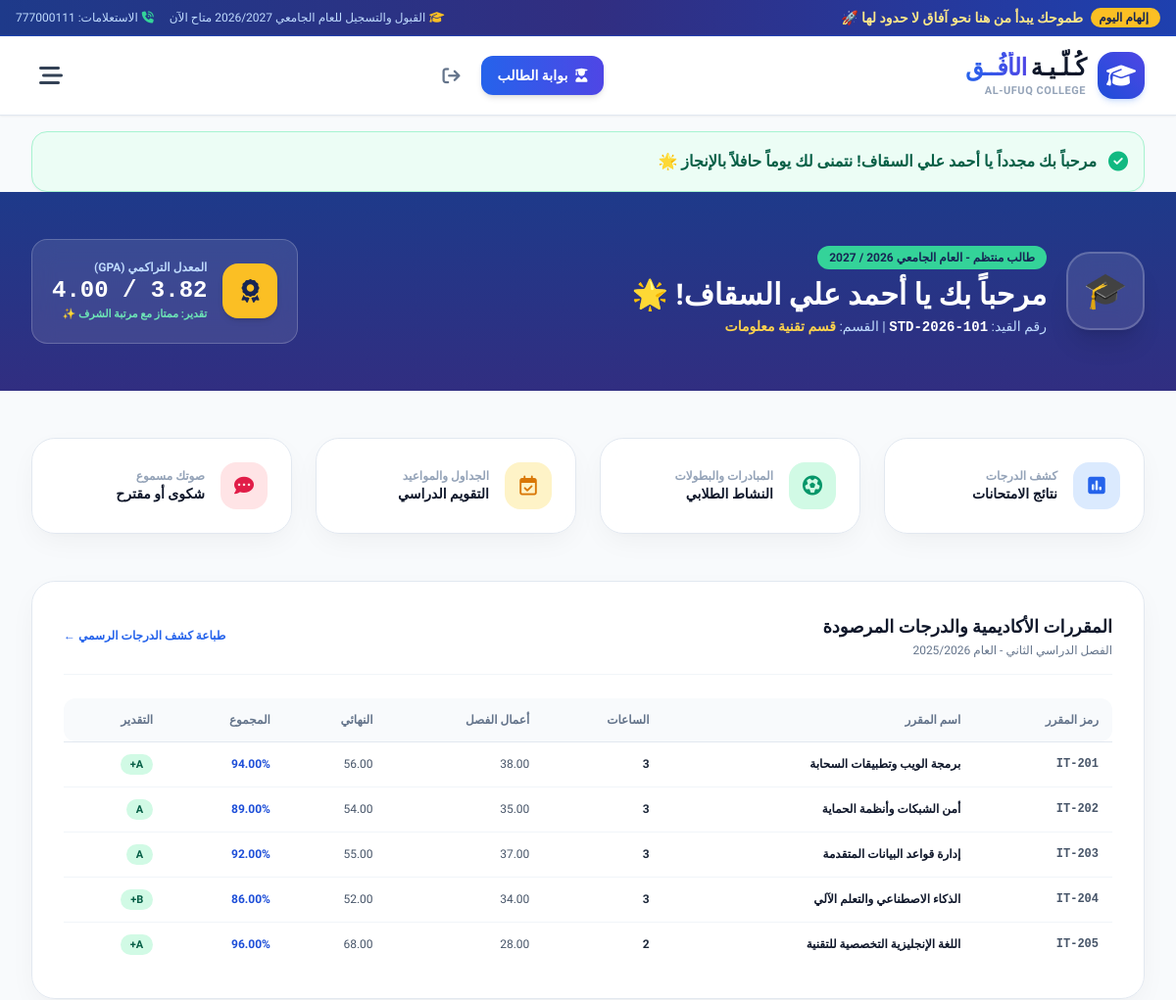
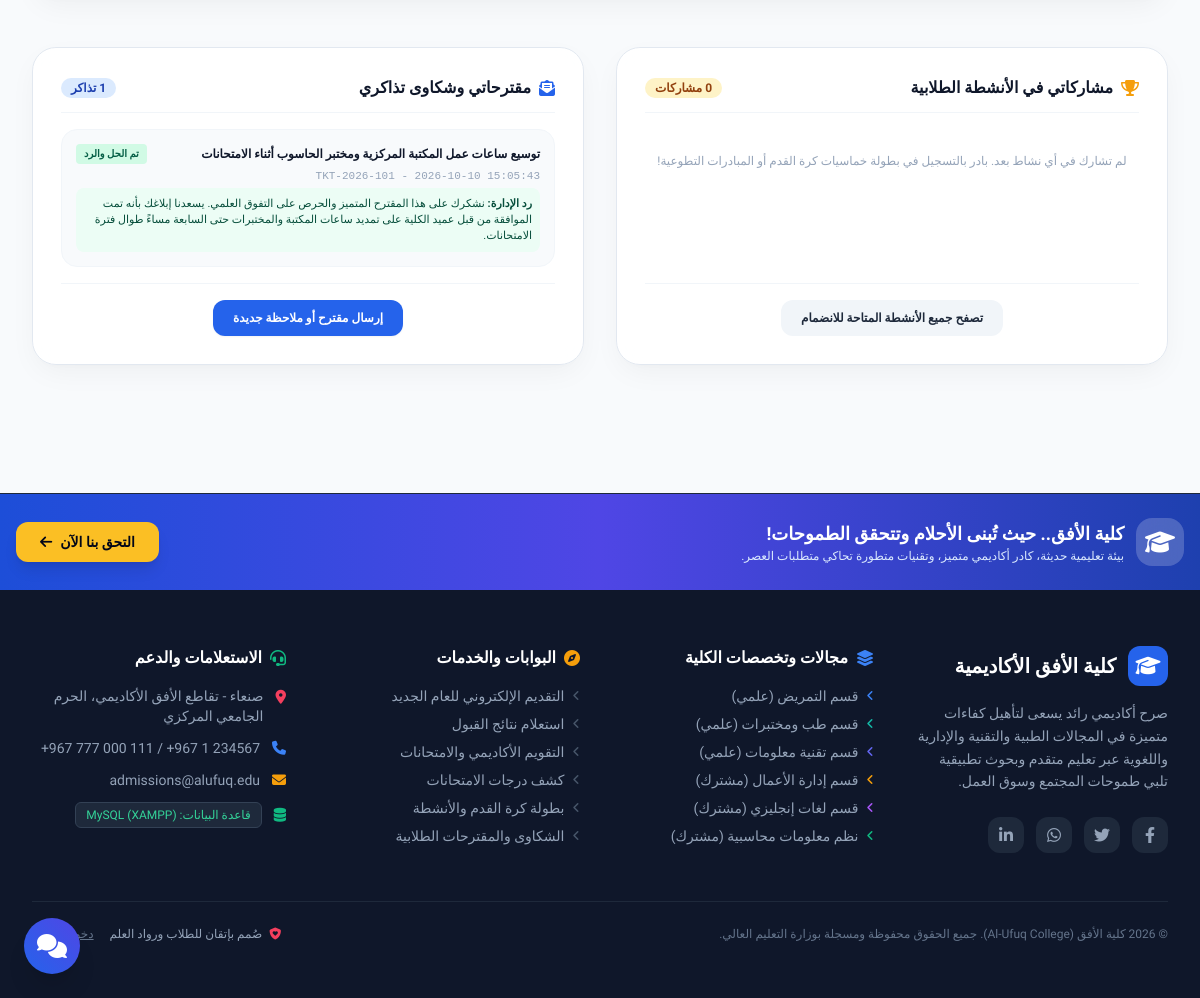
The page /student_dashboard.php (signed in) on the database its author committed (2 pictures, top to bottom).
### tables this page shows
CREATE TABLE `departments` (
  `id` INT AUTO_INCREMENT PRIMARY KEY,
  `code` VARCHAR(10) NOT NULL UNIQUE,
  `name_ar` VARCHAR(100) NOT NULL,
  `name_en` VARCHAR(100) NOT NULL,
  `track_type` ENUM('علمي', 'أدبي', 'مشترك') NOT NULL,
  `icon` VARCHAR(50) NOT NULL DEFAULT 'fa-graduation-cap',
  `color_accent` VARCHAR(20) NOT NULL DEFAULT '#2563eb',
  `degree` VARCHAR(50) NOT NULL DEFAULT 'بكالوريوس (4 سنوات)',
  `min_percentage` DECIMAL(5,2) NOT NULL DEFAULT 65.00,
  `annual_fee` VARCHAR(50) NOT NULL DEFAULT 'مناسبة ومدعومة',
  `short_desc` TEXT NOT NULL,
  `full_desc` LONGTEXT NOT NULL,
  `career_opportunities` TEXT NOT NULL,
  `study_plan` TEXT NOT NULL,
  `image` VARCHAR(255) DEFAULT 'dept_default.jpg'
);

CREATE TABLE `exam_results` (
  `id` INT AUTO_INCREMENT PRIMARY KEY,
  `student_id` VARCHAR(30) NOT NULL,
  `student_name` VARCHAR(100) NOT NULL,
  `seat_number` VARCHAR(30) NOT NULL,
  `academic_year` VARCHAR(20) NOT NULL DEFAULT '2025/2026',
  `semester` VARCHAR(50) NOT NULL,
  `department_id` INT NOT NULL,
  `course_code` VARCHAR(20) NOT NULL,
  `course_name` VARCHAR(100) NOT NULL,
  `credit_hours` INT NOT NULL DEFAULT 3,
  `coursework_grade` DECIMAL(5,2) NOT NULL,
  `final_grade` DECIMAL(5,2) NOT NULL,
  `total_grade` DECIMAL(5,2) NOT NULL,
  `letter_grade` VARCHAR(5) NOT NULL,
  `gpa_points` DECIMAL(3,2) NOT NULL,
  `created_at` TIMESTAMP DEFAULT CURRENT_TIMESTAMP,
  FOREIGN KEY (`department_id`) REFERENCES `departments`(`id`) ON DELETE CASCADE
);

CREATE TABLE `complaints` (
  `id` INT AUTO_INCREMENT PRIMARY KEY,
  `ticket_number` VARCHAR(30) NOT NULL UNIQUE,
  `type` ENUM('شكوى طلابية', 'مقترح تطويري') NOT NULL,
  `category` ENUM('أكاديمي وتدريسي', 'مرافق وخدمات', 'جداول وامتحانات', 'أنشطة طلابية', 'شؤون مالية', 'أخرى') NOT NULL,
  `title` VARCHAR(150) NOT NULL,
  `content` LONGTEXT NOT NULL,
  `student_name` VARCHAR(100) DEFAULT 'طالب جامعي',
  `student_id` VARCHAR(30) DEFAULT NULL,
  `email` VARCHAR(100) DEFAULT NULL,
  `is_anonymous` TINYINT(1) DEFAULT 0,
  `status` ENUM('قيد المراجعة', 'قيد المعالجة', 'تم الحل والرد', 'مغلقة') NOT NULL DEFAULT 'قيد المراجعة',
  `admin_response` LONGTEXT DEFAULT NULL,
  `response_date` DATETIME DEFAULT NULL,
  `created_at` TIMESTAMP DEFAULT CURRENT_TIMESTAMP
);

### config/db.php (called while the page is built, shortened)
<?php
function current_user() {
    return $_SESSION['user'] ?? null;
}

### student_dashboard.php (the view, shortened to what this page needs)
<?php
require_once __DIR__ . '/config/db.php';
$user = current_user();
$student_id = $user['student_id'] ?? 'STD-2026-101';
$stmt_dept = $pdo->prepare("SELECT * FROM departments WHERE id = ?");
$stmt_dept->execute([$user['department_id'] ?? 1]);
$my_dept = $stmt_dept->fetch();
$stmt_res = $pdo->prepare("SELECT * FROM exam_results WHERE student_id = ? ORDER BY course_code ASC");
$stmt_res->execute([$student_id]);
$my_results = $stmt_res->fetchAll();
$total_credits = 0;
$total_points = 0;
foreach ($my_results as $r) {
    $total_credits += $r['credit_hours'];
    $total_points += ($r['gpa_points'] * $r['credit_hours']);
}
$my_gpa = $total_credits > 0 ? round($total_points / $total_credits, 2) : 3.85;
$stmt_act = $pdo->prepare("SELECT s.*, a.title AS act_title, a.category, a.event_date, a.location
    FROM activity_signups s
    JOIN activities a ON s.activity_id = a.id
    WHERE s.student_id = ? OR s.student_name = ?
    ORDER BY s.id DESC");
$stmt_act->execute([$student_id, $user['full_name']]);
$my_activities = $stmt_act->fetchAll();
$stmt_comp = $pdo->prepare("SELECT * FROM complaints WHERE student_id = ? OR student_name = ? ORDER BY id DESC");
$stmt_comp->execute([$student_id, $user['full_name']]);
$my_complaints = $stmt_comp->fetchAll();
require_once __DIR__ . '/includes/header.php';
?>
<section class="bg-gradient-to-b from-blue-900 to-indigo-900 text-white py-12 relative overflow-hidden">
    <div class="max-w-7xl mx-auto px-4 sm:px-6 lg:px-8 relative z-10">
        <div class="flex flex-col md:flex-row items-center justify-between gap-6">
            <div class="flex items-center gap-5">
                <div class="w-20 h-20 rounded-3xl bg-white/10 backdrop-blur-md border-2 border-white/20 flex items-center justify-center text-4xl shadow-xl">
                    🎓
                </div>
                <div>
                    <span class="inline-block px-3 py-1 rounded-full bg-emerald-400 text-blue-950 font-black text-xs mb-2">
                        طالب منتظم - العام الجامعي 2026 / 2027
                    </span>
                    <h1 class="text-2xl sm:text-3xl font-black">مرحباً بك يا <?= htmlspecialchars($user['full_name']) ?>! 🌟</h1>
                    <p class="text-blue-200 text-xs sm:text-sm mt-1">
                        رقم القيد: <b class="text-white font-mono"><?= htmlspecialchars($student_id) ?></b> |
                        القسم: <b class="text-amber-300">قسم <?= htmlspecialchars($my_dept['name_ar'] ?? 'تقنية معلومات') ?></b>
                    </p>
                </div>
            </div>
            <div class="bg-white/10 backdrop-blur-md border border-white/20 rounded-2xl p-4 sm:p-5 text-center flex items-center gap-4">
                <div class="w-14 h-14 rounded-2xl bg-amber-400 text-blue-950 flex items-center justify-center text-2xl font-black shadow-md">
                    <i class="fa-solid fa-award"></i>
                </div>
                <div class="text-right">
                    <div class="text-xs text-blue-200 font-bold">المعدل التراكمي (GPA)</div>
                    <div class="text-2xl font-black text-white font-mono"><?= $my_gpa ?> / 4.00</div>
                    <div class="text-[11px] text-emerald-300 font-bold">تقدير: ممتاز مع مرتبة الشرف ✨</div>
                </div>
            </div>
        </div>
    </div>
</section>
<div class="max-w-7xl mx-auto px-4 sm:px-6 lg:px-8 py-12 space-y-12">
    <div class="grid grid-cols-1 sm:grid-cols-2 lg:grid-cols-4 gap-6">
        <a href="exam_results.php?student_id=<?= urlencode($student_id) ?>" class="glass-card rounded-3xl p-6 border border-slate-200 flex items-center gap-4 hover:border-blue-300 group">
            <div class="w-12 h-12 rounded-2xl bg-blue-100 text-blue-600 flex items-center justify-center text-xl group-hover:scale-110 transition-transform">
                <i class="fa-solid fa-square-poll-vertical"></i>
            </div>
            <div>
                <div class="text-xs text-slate-400 font-bold">كشف الدرجات</div>
                <div class="text-sm font-black text-slate-900">نتائج الامتحانات</div>
            </div>
        </a>
        <a href="activities.php" class="glass-card rounded-3xl p-6 border border-slate-200 flex items-center gap-4 hover:border-emerald-300 group">
            <div class="w-12 h-12 rounded-2xl bg-emerald-100 text-emerald-600 flex items-center justify-center text-xl group-hover:scale-110 transition-transform">
                <i class="fa-solid fa-futbol"></i>
            </div>
            <div>
                <div class="text-xs text-slate-400 font-bold">المبادرات والبطولات</div>
                <div class="text-sm font-black text-slate-900">النشاط الطلابي</div>
            </div>
        </a>
        <a href="calendar.php" class="glass-card rounded-3xl p-6 border border-slate-200 flex items-center gap-4 hover:border-amber-300 group">
            <div class="w-12 h-12 rounded-2xl bg-amber-100 text-amber-600 flex items-center justify-center text-xl group-hover:scale-110 transition-transform">
                <i class="fa-regular fa-calendar-check"></i>
            </div>
            <div>
                <div class="text-xs text-slate-400 font-bold">الجداول والمواعيد</div>
                <div class="text-sm font-black text-slate-900">التقويم الدراسي</div>
            </div>
        </a>
        <a href="complaints.php" class="glass-card rounded-3xl p-6 border border-slate-200 flex items-center gap-4 hover:border-rose-300 group">
            <div class="w-12 h-12 rounded-2xl bg-rose-100 text-rose-600 flex items-center justify-center text-xl group-hover:scale-110 transition-transform">
                <i class="fa-solid fa-comment-dots"></i>
            </div>
            <div>
                <div class="text-xs text-slate-400 font-bold">صوتك مسموع</div>
                <div class="text-sm font-black text-slate-900">شكوى أو مقترح</div>
            </div>
        </a>
    </div>
    <div class="glass-card rounded-3xl p-6 sm:p-8 border border-slate-200">
        <div class="flex items-center justify-between pb-4 border-b border-slate-100 mb-6">
            <div>
                <h3 class="text-lg font-black text-slate-900">المقررات الأكاديمية والدرجات المرصودة</h3>
                <p class="text-xs text-slate-500 mt-0.5">الفصل الدراسي الثاني - العام 2025/2026</p>
            </div>
            <a href="exam_results.php?student_id=<?= urlencode($student_id) ?>" class="text-xs font-bold text-blue-600 hover:underline">
                طباعة كشف الدرجات الرسمي ←
            </a>
        </div>
        <?php if (!empty($my_results)): ?>
            <div class="overflow-x-auto">
                <table class="w-full text-right text-xs">
                    <thead>
                        <tr class="bg-slate-50 text-slate-500 font-bold border-b border-slate-200">
                            <th class="p-3.5 rounded-r-xl">رمز المقرر</th>
                            <th class="p-3.5">اسم المقرر</th>
                            <th class="p-3.5">الساعات</th>
                            <th class="p-3.5">أعمال الفصل</th>
                            <th class="p-3.5">النهائي</th>
                            <th class="p-3.5">المجموع</th>
                            <th class="p-3.5 rounded-l-xl">التقدير</th>
                        </tr>
                    </thead>
                    <tbody class="divide-y divide-slate-100">
                        <?php foreach ($my_results as $res): ?>
                            <tr class="hover:bg-blue-50/40 transition-colors">
                                <td class="p-3.5 font-mono font-bold text-slate-600"><?= htmlspecialchars($res['course_code']) ?></td>
                                <td class="p-3.5 font-extrabold text-slate-900"><?= htmlspecialchars($res['course_name']) ?></td>
                                <td class="p-3.5 font-bold"><?= $res['credit_hours'] ?></td>
                                <td class="p-3.5 text-slate-600"><?= $res['coursework_grade'] ?></td>
                                <td class="p-3.5 text-slate-600"><?= $res['final_grade'] ?></td>
                                <td class="p-3.5 font-black text-blue-700"><?= $res['total_grade'] ?>%</td>
                                <td class="p-3.5">
                                    <span class="px-2.5 py-1 rounded-full text-[11px] font-bold bg-emerald-100 text-emerald-800">
                                        <?= htmlspecialchars($res['letter_grade']) ?>
                                    </span>
                                </td>
                            </tr>
                        <?php endforeach; ?>
                    </tbody>
                </table>
            </div>
        <?php else: ?>
            <div class="text-center py-8 text-slate-500 text-xs">
                لا توجد نتائج مسجلة لهذا الفصل حتى الآن، وسيتم رفعها عند اعتمادها من الكنترول.
            </div>
        <?php endif; ?>
    </div>
    <div class="grid grid-cols-1 lg:grid-cols-2 gap-8">
        <div class="glass-card rounded-3xl p-6 sm:p-7 border border-slate-200 flex flex-col justify-between">
            <div>
                <div class="flex items-center justify-between pb-3 border-b border-slate-100 mb-4">
                    <h4 class="font-black text-slate-900 text-base flex items-center gap-2">
                        <i class="fa-solid fa-trophy text-amber-500"></i> مشاركاتي في الأنشطة الطلابية
                    </h4>
                    <span class="text-xs bg-amber-100 text-amber-800 font-bold px-2.5 py-0.5 rounded-full"><?= count($my_activities) ?> مشاركات</span>
                </div>
                <?php if (!empty($my_activities)): ?>
                    <div class="space-y-3">
                        <?php foreach ($my_activities as $act): ?>
                            <div class="p-3.5 rounded-2xl bg-slate-50 border border-slate-100 flex items-center justify-between text-xs">
                                <div>
                                    <h5 class="font-bold text-slate-900"><?= htmlspecialchars($act['act_title']) ?></h5>
                                    <span class="text-[11px] text-slate-400"><?= format_date_ar($act['event_date']) ?> - <?= htmlspecialchars($act['location']) ?></span>
                                </div>
                                <span class="px-2.5 py-1 rounded-full bg-emerald-100 text-emerald-800 font-bold text-[10px]">مقبول ومسجل</span>
                            </div>
                        <?php endforeach; ?>
                    </div>
                <?php else: ?>
                    <div class="text-center py-6 text-slate-400 text-xs">
                        لم تشارك في أي نشاط بعد. بادر بالتسجيل في بطولة خماسيات كرة القدم أو المبادرات التطوعية!
                    </div>
                <?php endif; ?>
            </div>
            <div class="pt-4 mt-4 border-t border-slate-100 text-center">
                <a href="activities.php" class="inline-block px-5 py-2.5 rounded-xl bg-slate-100 hover:bg-slate-200 text-slate-800 font-bold text-xs">
                    تصفح جميع الأنشطة المتاحة للانضمام
                </a>
            </div>
        </div>
        <div class="glass-card rounded-3xl p-6 sm:p-7 border border-slate-200 flex flex-col justify-between">
            <div>
                <div class="flex items-center justify-between pb-3 border-b border-slate-100 mb-4">
                    <h4 class="font-black text-slate-900 text-base flex items-center gap-2">
                        <i class="fa-solid fa-envelope-open-text text-blue-600"></i> مقترحاتي وشكاوى تذاكري
                    </h4>
                    <span class="text-xs bg-blue-100 text-blue-800 font-bold px-2.5 py-0.5 rounded-full"><?= count($my_complaints) ?> تذاكر</span>
                </div>
                <?php if (!empty($my_complaints)): ?>
                    <div class="space-y-3">
                        <?php foreach ($my_complaints as $c): ?>
                            <div class="p-3.5 rounded-2xl bg-slate-50 border border-slate-100 space-y-1 text-xs">
                                <div class="flex items-center justify-between">
                                    <span class="font-bold text-slate-900"><?= htmlspecialchars($c['title']) ?></span>
                                    <span class="px-2 py-0.5 rounded text-[10px] font-bold <?= $c['status'] == 'تم الحل والرد' ? 'bg-emerald-100 text-emerald-800' : 'bg-amber-100 text-amber-800' ?>">
                                        <?= htmlspecialchars($c['status']) ?>
                                    </span>
                                </div>
                                <div class="text-[11px] text-slate-400 font-mono"><?= htmlspecialchars($c['ticket_number']) ?> - <?= $c['created_at'] ?></div>
                                <?php if (!empty($c['admin_response'])): ?>
                                    <div class="p-2 rounded-lg bg-emerald-50 text-emerald-900 text-[11px] mt-2">
                                        <b>رد الإدارة:</b> <?= htmlspecialchars($c['admin_response']) ?>
                                    </div>
                                <?php endif; ?>
                            </div>
                        <?php endforeach; ?>
                    </div>
                <?php else: ?>
                    <div class="text-center py-6 text-slate-400 text-xs">
                        لا توجد تذاكر مرسلة حالياً. هل لديك فكرة أو مقترح لتطوير الكلية؟
                    </div>
                <?php endif; ?>
            </div>
            <div class="pt-4 mt-4 border-t border-slate-100 text-center">
                <a href="complaints.php" class="inline-block px-5 py-2.5 rounded-xl bg-blue-600 hover:bg-blue-700 text-white font-bold text-xs shadow-sm">
                    إرسال مقترح أو ملاحظة جديدة
                </a>
            </div>
        </div>
    </div>
</div>
<?php require_once __DIR__ . '/includes/footer.php'; ?>

### rows shown on the page
departments: name_ar "تقنية معلومات"
exam_results: course_code "IT-201", course_name "برمجة الويب وتطبيقات السحابة", credit_hours "3", coursework_grade "38.00", final_grade "56.00", total_grade "94.00", letter_grade "A+"
exam_results: course_code "IT-202", course_name "أمن الشبكات وأنظمة الحماية", credit_hours "3", coursework_grade "35.00", final_grade "54.00", total_grade "89.00", letter_grade "A"
exam_results: course_code "IT-203", course_name "إدارة قواعد البيانات المتقدمة", credit_hours "3", coursework_grade "37.00", final_grade "55.00", total_grade "92.00", letter_grade "A"
exam_results: course_code "IT-204", course_name "الذكاء الاصطناعي والتعلم الآلي", credit_hours "3", coursework_grade "34.00", final_grade "52.00", total_grade "86.00", letter_grade "B+"
exam_results: course_code "IT-205", course_name "اللغة الإنجليزية التخصصية للتقنية", credit_hours "2", coursework_grade "28.00", final_grade "68.00", total_grade "96.00", letter_grade "A+"
complaints: title "توسيع ساعات عمل المكتبة المركزية ومختبر الحاسوب أثناء الامتحانات", status "تم الحل والرد", ticket_number "TKT-2026-101", created_at "2026-10-10 15:05:43", admin_response "نشكرك على هذا المقترح المتميز والحرص على التفوق العلمي. يسعدنا إبلاغك بأنه تمت الموافقة من قبل عميد الكلية على تمديد ساعات المكتبة والمختبرات حتى السابعة مساءً طوال فترة الامتحانات."

### other values the page prints
$msg "مرحباً بك مجدداً يا أحمد علي السقاف! نتمنى لك يوماً حافلاً بالإنجاز 🌟"
$user['full_name'] "أحمد علي السقاف"
$student_id "STD-2026-101"
count($my_activities) "0"
count($my_complaints) "1"
